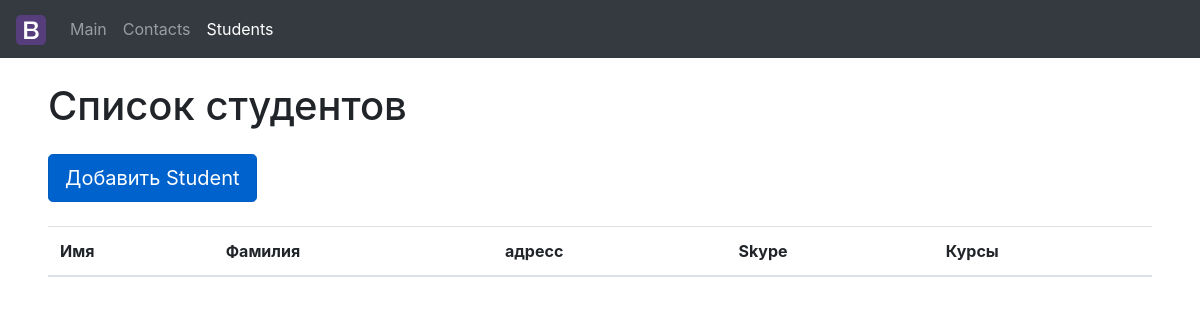
/students/, run on an earlier commit of the app's database.
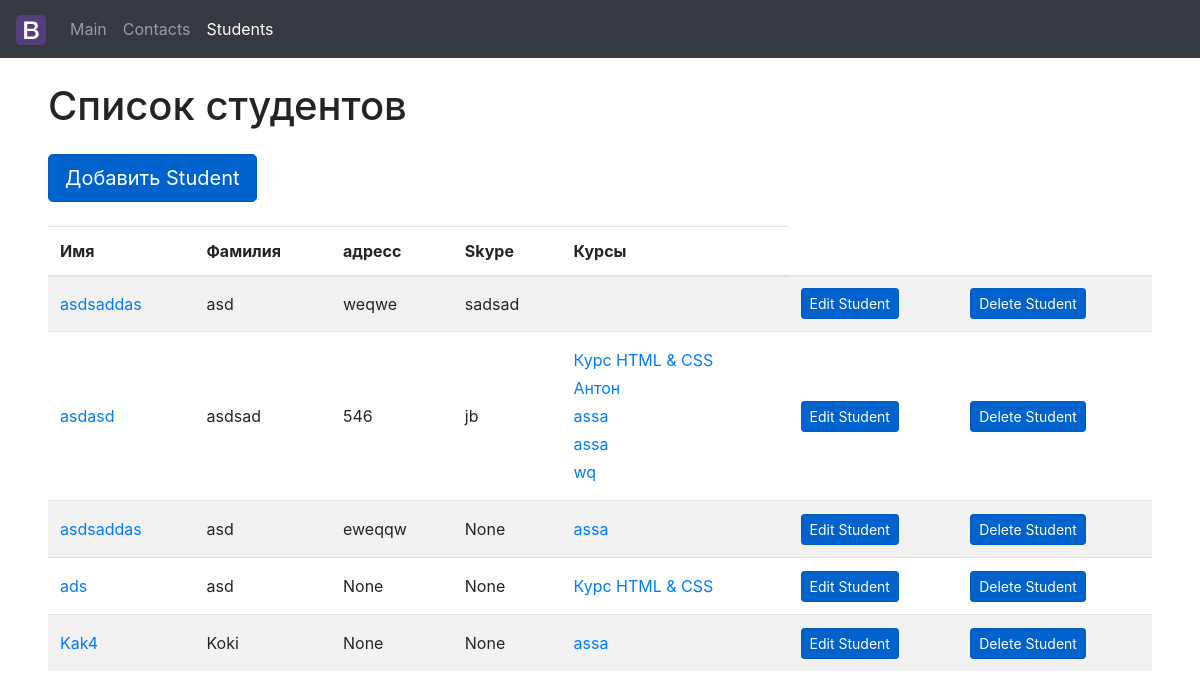
And on a later commit of the database.
### students/models.py (models this page shows)
class Student(models.Model):
    name = models.CharField(max_length=64)
    surname = models.CharField(max_length=64)
    date_of_birth = models.DateField(help_text='Write yours date ofbirth',
                                     null=True, blank=True)
    email = models.EmailField(unique=True, max_length=64,
                              help_text='Write yours email')
    phone = models.CharField(unique=True, help_text='Write yours phone',
                             max_length=12)
    address = models.CharField(help_text='Write yours adress',
                               max_length=244, null=True, )
    skype = models.CharField(help_text='Write yours skype',
                             max_length=64, null=True, blank=True)
    courses = models.ManyToManyField(Course)
    def __str__(self):
        return (self.name)

### courses/models.py (models this page shows, shortened)
class Course(models.Model):
    name = models.CharField(verbose_name='Name of the course', max_length=64)
    short_description = models.CharField(max_length=122,
                                         help_text='Short description ofthe course',
                                         null=True,
                                         blank=True)
    description = models.TextField(help_text='Full description of the course',
                                   max_length=255,
                                   null=True,
                                   blank=True)
    coach = models.ForeignKey('coaches.Coach', on_delete=models.CASCADE,
                              related_name='coach_courses',
                              null=True,
                              blank=True)
    assistant = models.ForeignKey('coaches.Coach', on_delete=models.CASCADE,
                                  related_name='assistants_courses',
                                  null=True,
                                  blank=True)

### students/views.py (the view)
# urls.py: path('', views.students_all_list, name='students_all'),
def students_all_list(request):
    student_all = Student.objects.all()
    return render(request, 'students/students_all.html',
                  {'student_all': student_all})

### students/templates/students/students_all.html
{% extends 'students/base_students.html' %}

### students/templates/students/base_students.html (shortened to what this page needs)
{% extends 'base.html' %}
{% block nav_class_students %}active{% endblock nav_class_students %}
{% block main_content %}
  <div class= "mt-4 mb-4 mr-5 ml-5">
      <h1>{% block table_name %}Список студентов{% endblock table_name%}</h1>
  </div>
  <div class= "mt-4 mb-4 mr-5 ml-5">
    <a href="{% url 'students:add_student' %}" class="btn btn-primary btn-lg active" role="button" aria-pressed="true">Добавить Student</a>
  </div>
  <div class= "mt-4 mb-4 mr-5 ml-5">
{% block table_information %}
    <table class="table table-striped ">
        <thead>
          <tr>
            <th scope="col">Имя</th>
            <th scope="col">Фамилия</th>
            <th scope="col">адресс</th>
            <th scope="col">Skype</th>
            <th scope="col">Курсы</th>
          </tr>
        </thead>
        <tbody>
          <tr>
{% for studens in student_all %}
              <td class="align-middle"><a href="{% url 'students:students_id' studens.id %}">{{studens}}</a></td>
            <td class="align-middle">{{ studens.surname }}</td>
            <td class="align-middle">{{ studens.address }}</td>
            <td class="align-middle">{{ studens.skype }}</td>
            <td>
    {% for course in studens.courses.all%}
              <p class="mt-1 mb-1"><a href="{% url 'courses:courses' course.id %}">{{ course.name }}</a></p>
    {% endfor %}
            </td>
            <td class="align-middle">
              <a href="{% url 'students:edit_student' studens.id %}" class="btn btn-primary btn-sm active small" role="button" aria-pressed="true">Edit Student</a
            </td>
            <td class="align-middle">
              <a href="{% url 'students:delete_student' studens.id %}" class="btn btn-primary btn-sm active small" role="button" aria-pressed="true">Delete Student</a>
            </td>
          </tr>
{% endfor %}
        </tbody>
      </table>
{% endblock table_information %}
  </div>
{% endblock main_content %}

What changed in the data, as far as the page shows it:
added Student: name "asdsaddas", surname "asd", address "weqwe", skype "sadsad"
added Student: name "asdasd", surname "asdsad", address "546", skype "jb"
now on this page (row unchanged): Course: name "Курс HTML & CSS"
added Course: name "Антон", shown under "asdasd"
added Course: name "assa"
added Course: name "assa", shown under "asdasd"
added Course: name "wq", shown under "asdasd"
added Student: name "asdsaddas", surname "asd", address "eweqqw", skype "None"
added Student: name "ads", surname "asd", address "None", skype "None"
added Student: name "Kak4", surname "Koki", address "None", skype "None"
